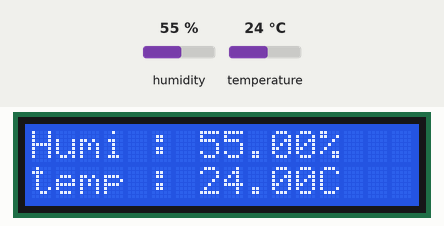
A sketch run on a simulated Arduino Uno, built with avr-gcc and run on an emulated ATmega328P. Parts: 16×2 character LCD. Inputs (shaded band) come from the test bench; at power-on: humidity 55 %, temperature 24 °C. What the sketch prints to the serial monitor is not drawn.

Above: at 1.2 s.
1.3 s: humidity set to 22 %
At 3.1 s:
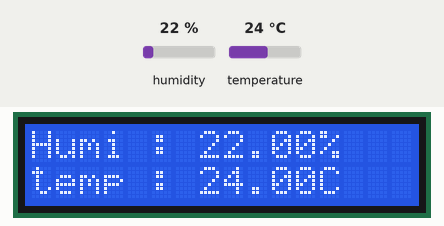
4.1 s: temperature set to 12 °C
At 5.0 s:
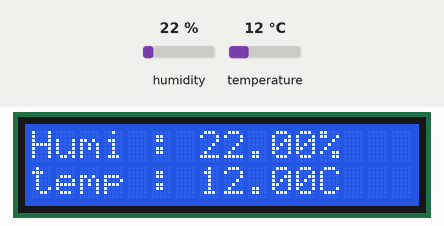
6.9 s: humidity set to 40 %
At 8.8 s:
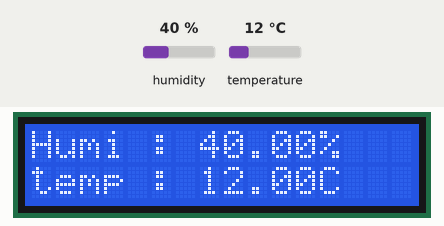
9.9 s: temperature set to 19 °C
At 11.9 s:
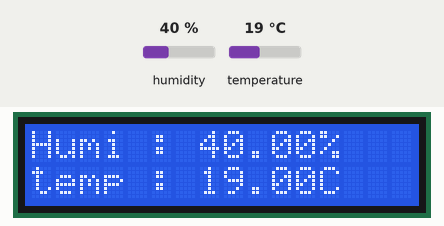
Timing chart, 0 to 13.4 s (numbered marks = the images above; inputs shaded):
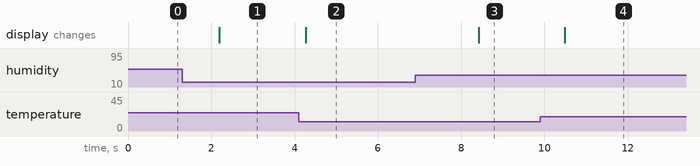

The sketch:

DhtCheckLCDControl.ino
```cpp
#include "DHT.h"
#include <LiquidCrystal_I2C.h>

#define DHTPIN 2
#define DHTTYPE DHT11

DHT dht(DHTPIN, DHTTYPE);

LiquidCrystal_I2C lcd(0x3F, 16, 2);

void setup() {
  Serial.begin(9600);
  dht.begin();

  lcd.init();
  lcd.backlight();
}

void loop() {
  float humidity = dht.readHumidity();
  float temperature = dht.readTemperature();

  if (isnan(humidity) || isnan(temperature) ) {
    Serial.println("Failed to read from DHT sensor!");
    return;
  }

  Serial.print((int)temperature); Serial.print(" *C, ");
  Serial.print((int)humidity); Serial.println(" %");

  String humi = "Humi : ";
  humi += (String)humidity;
  humi += "%";

  String temp = "temp : ";
  temp += (String)temperature;
  temp += "C";

  lcd.setCursor(0, 0);
  lcd.print(humi);

  lcd.setCursor(0, 1);
  lcd.print(temp);

  delay(1000);
}
```

Measured:
- after the input at 1.3 s, the display: changes after 0.89 s (image 1)
- after the input at 4.1 s, the display: changes after 0.17 s (image 2)
- after the input at 6.9 s, the display: changes after 1.5 s (image 3)
- after the input at 9.9 s, the display: changes after 0.59 s (image 4)
